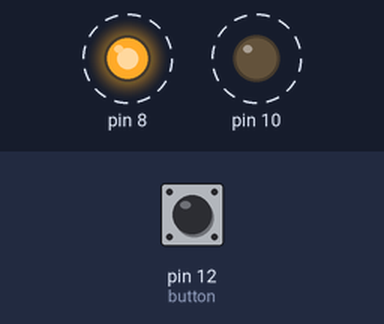
Simulated run of this sketch. Board: Arduino Uno, built with avr-gcc and run on an emulated ATmega328P. Shown: output pins drawn as LEDs (lit = HIGH). Dashed ring = blinking. Inputs (shaded band) come from the test bench; at power-on: pin 12 (button) LOW.

Above: at 1.2 s.
1.3 s: pin 12 (button) pulled HIGH for 3.2 s
At 1.48 s:
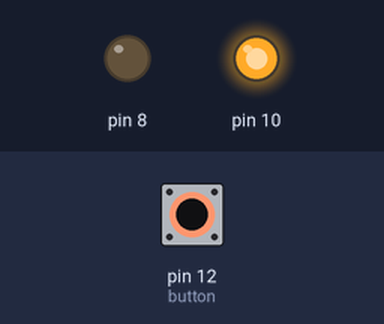
At 2.23 s:
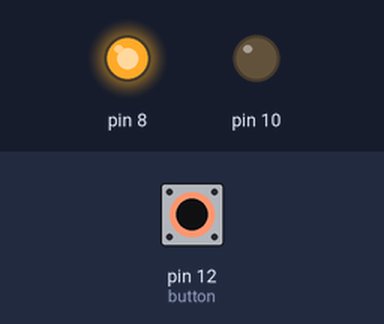
Timing chart, 0 to 12.0 s (numbered marks = the images above; inputs shaded):
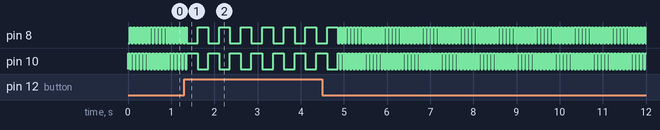

The sketch:

Switch_and_spinning_motor.ino
```cpp
int button = 12;
int p;
int w;
void setup() {
  // put your setup code here, to run once:
pinMode(8, OUTPUT);
pinMode(10, OUTPUT);
pinMode(button,INPUT);
}

void loop() {
  // put your main code here, to run repeatedly:

 p = digitalRead(button);
if(p==1){
  digitalWrite(8,0);
  digitalWrite(10,1);
  delay(250);
  digitalWrite(8,1);
  digitalWrite(10,0);
  delay(250);
  }

else{
      digitalWrite(8,0);
      digitalWrite(10,1);
      delay(40);
      digitalWrite(8,1);
      digitalWrite(10,0);
      delay(40);
    }
}
```
